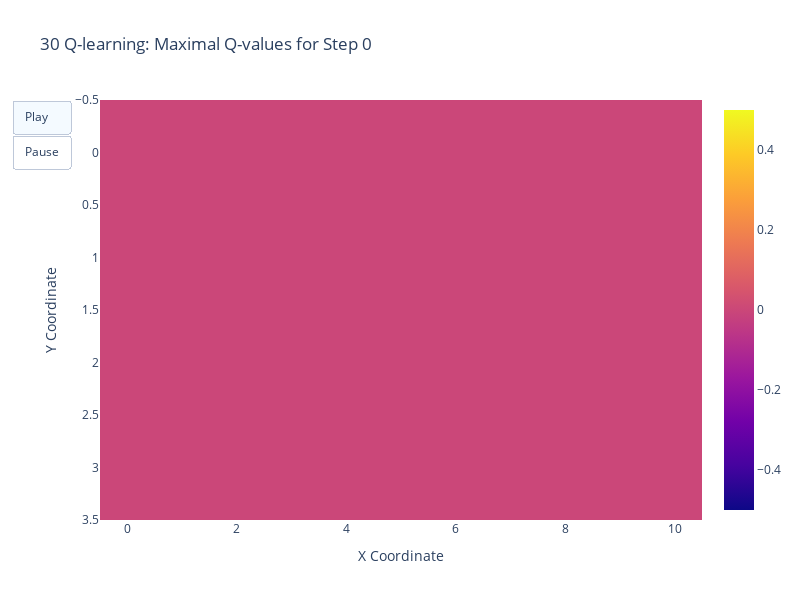

Source (notebook cell):
### Code cell
N_ENV = 30

key = random.PRNGKey(SEED)
keys = random.split(key, N_ENV)

all_obs, all_rewards, all_done, all_q_values = tabular_parallel_rollout(
    keys, TIME_STEPS, N_ACTIONS, GRID_SIZE, N_ENV, env, agent, policy
)
animated_heatmap(jnp.mean(all_q_values, axis=-1), 
                 dims=jnp.asarray(GRID_SIZE), 
                 agent_name=f"{N_ENV} Q-learning", 
                 sample_freq=10_000, 
                 log_scale=False
                )

### Figure 1 — Plotly figure (JSON) as saved in the notebook; plotly's stock layout.template omitted (floating-point values rounded to 4 significant figures)
{"data": [{"type": "heatmap", "z": [[0, 0, 0, 0, 0, 0, 0, 0, 0, 0, 0], [0, 0, 0, 0, 0, 0, 0, 0, 0, 0, 0], [0, 0, 0, 0, 0, 0, 0, 0, 0, 0, 0], [0, 0, 0, 0, 0, 0, 0, 0, 0, 0, 0]]}], "layout": {"height": 600, "title": {"text": "30 Q-learning: Maximal Q-values for Step 0"}, "updatemenus": [{"buttons": [{"args": [null, {"frame": {"duration": 50, "redraw": true}, "fromcurrent": true}], "label": "Play", "method": "animate"}, {"args": [[null], {"frame": {"duration": 0, "redraw": false}}], "label": "Pause", "method": "relayout"}], "type": "buttons"}], "width": 800, "xaxis": {"autorange": true, "range": [0, 11], "title": {"text": "X Coordinate"}}, "yaxis": {"autorange": true, "range": [4, 0], "title": {"text": "Y Coordinate"}}}}
